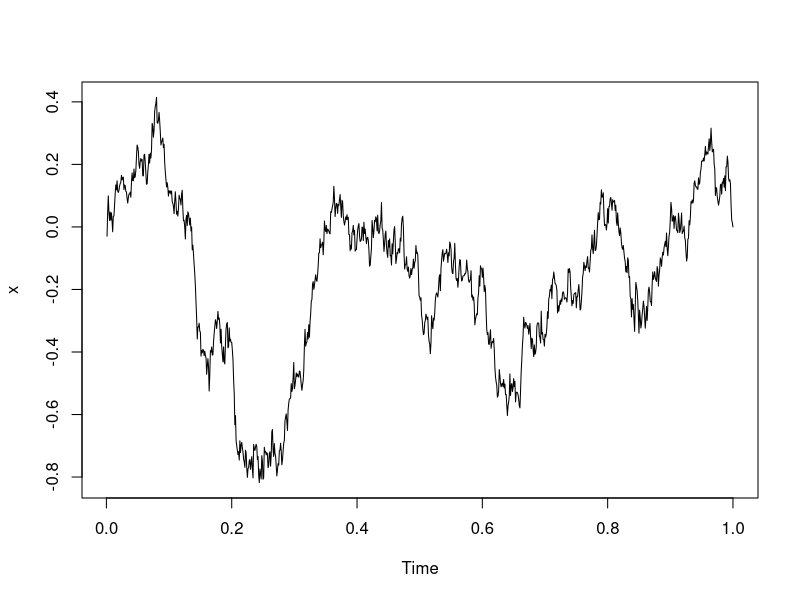

This chart was generated by the following R code:
library(e1071)


### Name: rbridge
### Title: Simulation of Brownian Bridge
### Aliases: rbridge
### Keywords: distribution

### ** Examples

# simulate a Brownian bridge on [0,1] and plot it

x <- rbridge()
plot(x,type="l")
